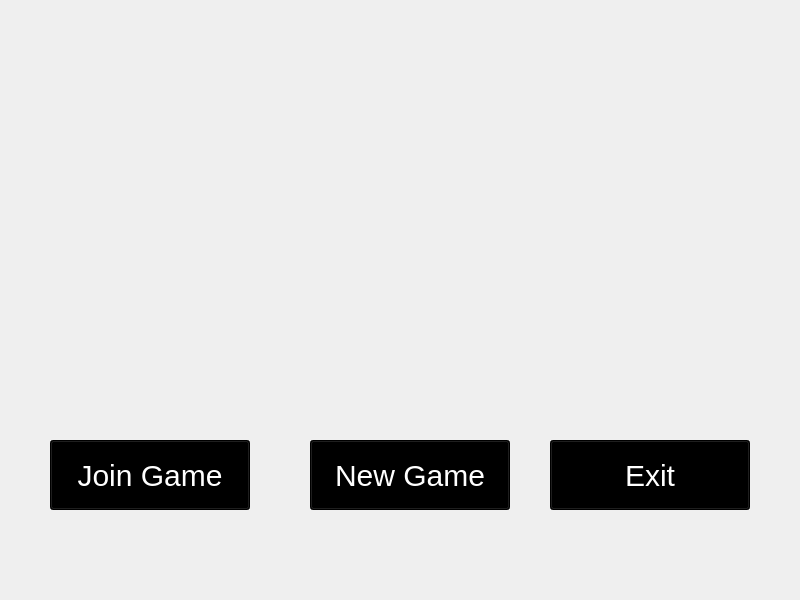
<?xml version="1.0" encoding="UTF-8"?>
<ui version="4.0">
 <class>Lobby</class>
 <widget class="QWidget" name="Lobby">
  <property name="geometry">
   <rect>
    <x>0</x>
    <y>0</y>
    <width>800</width>
    <height>600</height>
   </rect>
  </property>
  <property name="minimumSize">
   <size>
    <width>800</width>
    <height>600</height>
   </size>
  </property>
  <property name="maximumSize">
   <size>
    <width>800</width>
    <height>600</height>
   </size>
  </property>
  <property name="windowTitle">
   <string>Lobby</string>
  </property>
  <widget class="QStackedWidget" name="stackedWidget">
   <property name="geometry">
    <rect>
     <x>0</x>
     <y>0</y>
     <width>800</width>
     <height>600</height>
    </rect>
   </property>
   <property name="minimumSize">
    <size>
     <width>800</width>
     <height>600</height>
    </size>
   </property>
   <property name="maximumSize">
    <size>
     <width>800</width>
     <height>600</height>
    </size>
   </property>
   <property name="styleSheet">
    <string notr="true"/>
   </property>
   <widget class="QWidget" name="pagePrincipal">
    <property name="styleSheet">
     <string notr="true">#pagePrincipal {
	background-image: url(:/images/background-lobby-ok.png)
}
</string>
    </property>
    <widget class="QPushButton" name="buttonJoinGame">
     <property name="geometry">
      <rect>
       <x>50</x>
       <y>440</y>
       <width>200</width>
       <height>70</height>
      </rect>
     </property>
     <property name="styleSheet">
      <string notr="true">#buttonJoinGame {
	background-color: black;
	font-size: 30px;
     color: white;
}</string>
     </property>
     <property name="text">
      <string>Join Game</string>
     </property>
    </widget>
    <widget class="QPushButton" name="buttonNewGame">
     <property name="geometry">
      <rect>
       <x>310</x>
       <y>440</y>
       <width>200</width>
       <height>70</height>
      </rect>
     </property>
     <property name="styleSheet">
      <string notr="true">#buttonNewGame {
	background-color: black;
	font-size: 30px;
     color: white;
}</string>
     </property>
     <property name="text">
      <string>New Game</string>
     </property>
    </widget>
    <widget class="QPushButton" name="buttonExit">
     <property name="geometry">
      <rect>
       <x>550</x>
       <y>440</y>
       <width>200</width>
       <height>70</height>
      </rect>
     </property>
     <property name="styleSheet">
      <string notr="true">#buttonExit {
	background-color: black;
	font-size: 30px;
     color: white;
}</string>
     </property>
     <property name="text">
      <string>Exit</string>
     </property>
    </widget>
   </widget>
  </widget>
 </widget>
 <resources/>
 <connections/>
</ui>
